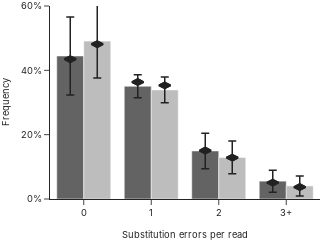

Here is the notebook cell this chart was saved with:
### Code cell
fig = per_read(data, 'substitutions', n_bases)
fig.update_yaxes(  
    range=[0, 0.6], 
    dtick=0.2
)
fig.update_xaxes(title='Substitution errors per read', title_font_family="Inter", title_font_size=28/3, tickfont_size=28/3)
fig.show()
fig.write_image("read_subs.svg")

### Figure 1 — Plotly figure (JSON) as saved in the notebook; plotly's stock layout.template omitted (floating-point values rounded to 4 significant figures)
{"data": [{"error_y": {"array": [0.1211, 0.03574, 0.05505, 0.03424], "color": "#222222", "thickness": 1.5, "type": "data", "visible": true}, "marker": {"color": "#636363"}, "type": "bar", "x": [0, 1, 2, 3], "y": [0.4446, 0.3505, 0.1494, 0.05551]}, {"marker": {"color": "#222222", "line": {"color": "#222222", "width": 2}, "size": 8, "symbol": "diamond-wide"}, "mode": "markers", "type": "scatter", "x": [-0.2, 0.8, 1.8, 2.8], "y": [0.4346, 0.3637, 0.1507, 0.05112]}, {"marker": {"color": "#222222", "line": {"color": "#222222", "width": 2}, "size": 8, "symbol": "diamond-wide"}, "mode": "markers", "type": "scatter", "x": [-0.2, 0.8, 1.8, 2.8], "y": [0.4346, 0.3637, 0.1507, 0.05112]}, {"error_y": {"array": [0.1148, 0.03988, 0.051, 0.03096], "color": "#222222", "thickness": 1.5, "type": "data", "visible": true}, "marker": {"color": "#bdbdbd"}, "type": "bar", "x": [0, 1, 2, 3], "y": [0.4908, 0.3392, 0.1294, 0.04066]}, {"marker": {"color": "#222222", "line": {"color": "#222222", "width": 2}, "size": 8, "symbol": "diamond-wide"}, "mode": "markers", "type": "scatter", "x": [0.2, 1.2, 2.2, 3.2], "y": [0.4812, 0.3532, 0.1284, 0.03722]}, {"marker": {"color": "#222222", "line": {"color": "#222222", "width": 2}, "size": 8, "symbol": "diamond-wide"}, "mode": "markers", "type": "scatter", "x": [0.2, 1.2, 2.2, 3.2], "y": [0.4812, 0.3532, 0.1284, 0.03722]}], "layout": {"barmode": "group", "font": {"family": "Inter"}, "height": 175, "legend": {"font": {"size": 9.333}}, "margin": {"b": 0, "l": 50, "r": 0, "t": 5}, "showlegend": false, "width": 245, "xaxis": {"range": [-0.5, 3.5], "tickfont": {"size": 9.333}, "tickmode": "array", "ticktext": ["0", "1", "2", "3+"], "tickvals": [0, 1, 2, 3], "title": {"font": {"family": "Inter", "size": 9.333}, "text": "Substitution errors per read"}}, "yaxis": {"dtick": 0.2, "range": [0, 0.6], "tickfont": {"size": 9.333}, "tickformat": ",.0%", "title": {"font": {"family": "Inter", "size": 9.333}, "text": "Frequency"}}}}
